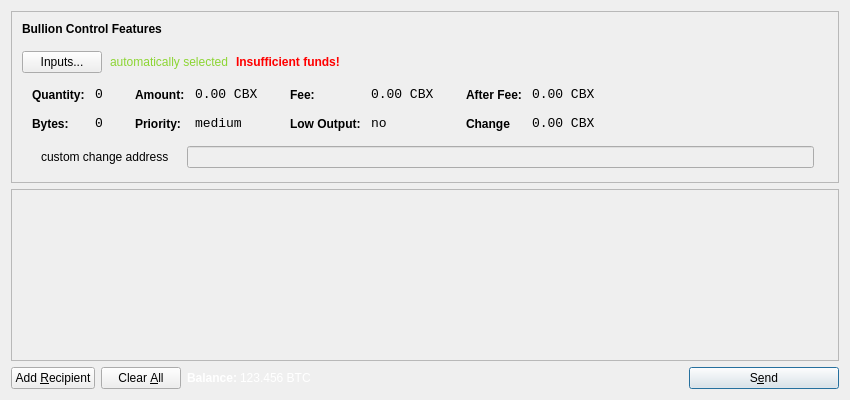
<?xml version="1.0" encoding="UTF-8"?>
<ui version="4.0">
 <class>SendCoinsDialog</class>
 <widget class="QDialog" name="SendCoinsDialog">
  <property name="geometry">
   <rect>
    <x>0</x>
    <y>0</y>
    <width>850</width>
    <height>400</height>
   </rect>
  </property>
  <property name="windowTitle">
   <string>Send Coins</string>
  </property>
  <layout class="QVBoxLayout" name="verticalLayout">
   <item>
    <widget class="QFrame" name="frameCoinControl">
     <property name="sizePolicy">
      <sizepolicy hsizetype="Expanding" vsizetype="Expanding">
       <horstretch>0</horstretch>
       <verstretch>0</verstretch>
      </sizepolicy>
     </property>
     <property name="maximumSize">
      <size>
       <width>16777215</width>
       <height>16777215</height>
      </size>
     </property>
     <property name="frameShape">
      <enum>QFrame::StyledPanel</enum>
     </property>
     <property name="frameShadow">
      <enum>QFrame::Sunken</enum>
     </property>
     <layout class="QVBoxLayout" name="verticalLayoutCoinControl2">
      <property name="spacing">
       <number>6</number>
      </property>
      <property name="leftMargin">
       <number>0</number>
      </property>
      <property name="topMargin">
       <number>0</number>
      </property>
      <property name="rightMargin">
       <number>0</number>
      </property>
      <property name="bottomMargin">
       <number>6</number>
      </property>
      <item>
       <layout class="QVBoxLayout" name="verticalLayoutCoinControl" stretch="0,0,0,0,1">
        <property name="spacing">
         <number>0</number>
        </property>
        <property name="leftMargin">
         <number>10</number>
        </property>
        <property name="topMargin">
         <number>10</number>
        </property>
        <item>
         <layout class="QHBoxLayout" name="horizontalLayoutCoinControl1">
          <property name="bottomMargin">
           <number>15</number>
          </property>
          <item>
           <widget class="QLabel" name="labelCoinControlFeatures">
            <property name="sizePolicy">
             <sizepolicy hsizetype="Preferred" vsizetype="Maximum">
              <horstretch>0</horstretch>
              <verstretch>0</verstretch>
             </sizepolicy>
            </property>
            <property name="font">
             <font>
              <weight>75</weight>
              <bold>true</bold>
             </font>
            </property>
            <property name="styleSheet">
             <string notr="true">font-weight:bold;</string>
            </property>
            <property name="text">
             <string>Bullion Control Features</string>
            </property>
           </widget>
          </item>
         </layout>
        </item>
        <item>
         <layout class="QHBoxLayout" name="horizontalLayoutCoinControl2" stretch="0,0,0,0">
          <property name="spacing">
           <number>8</number>
          </property>
          <property name="bottomMargin">
           <number>10</number>
          </property>
          <item>
           <widget class="QPushButton" name="pushButtonCoinControl">
            <property name="styleSheet">
             <string notr="true"/>
            </property>
            <property name="text">
             <string>Inputs...</string>
            </property>
            <property name="icon">
             <iconset resource="../cryptobullion.qrc">
              <normaloff>:/icons/inputs</normaloff>:/icons/inputs</iconset>
            </property>
           </widget>
          </item>
          <item>
           <widget class="QLabel" name="labelCoinControlAutomaticallySelected">
            <property name="styleSheet">
             <string notr="true">background: transparent;
color: #8CD533;</string>
            </property>
            <property name="text">
             <string>automatically selected</string>
            </property>
            <property name="margin">
             <number>5</number>
            </property>
           </widget>
          </item>
          <item>
           <widget class="QLabel" name="labelCoinControlInsuffFunds">
            <property name="font">
             <font>
              <weight>75</weight>
              <bold>true</bold>
             </font>
            </property>
            <property name="styleSheet">
             <string notr="true">color:red;font-weight:bold;
background: transparent;</string>
            </property>
            <property name="text">
             <string>Insufficient funds!</string>
            </property>
            <property name="margin">
             <number>5</number>
            </property>
           </widget>
          </item>
          <item>
           <spacer name="horizontalSpacerCoinControl">
            <property name="orientation">
             <enum>Qt::Horizontal</enum>
            </property>
            <property name="sizeHint" stdset="0">
             <size>
              <width>40</width>
              <height>1</height>
             </size>
            </property>
           </spacer>
          </item>
         </layout>
        </item>
        <item>
         <widget class="QWidget" name="widgetCoinControl" native="true">
          <property name="sizePolicy">
           <sizepolicy hsizetype="Preferred" vsizetype="Preferred">
            <horstretch>0</horstretch>
            <verstretch>0</verstretch>
           </sizepolicy>
          </property>
          <property name="minimumSize">
           <size>
            <width>0</width>
            <height>0</height>
           </size>
          </property>
          <property name="styleSheet">
           <string notr="true"/>
          </property>
          <layout class="QHBoxLayout" name="horizontalLayoutCoinControl5">
           <property name="leftMargin">
            <number>0</number>
           </property>
           <property name="topMargin">
            <number>0</number>
           </property>
           <property name="rightMargin">
            <number>0</number>
           </property>
           <property name="bottomMargin">
            <number>0</number>
           </property>
           <item>
            <layout class="QHBoxLayout" name="horizontalLayoutCoinControl3" stretch="0,0,0,1">
             <property name="spacing">
              <number>20</number>
             </property>
             <property name="topMargin">
              <number>0</number>
             </property>
             <property name="bottomMargin">
              <number>10</number>
             </property>
             <item>
              <layout class="QFormLayout" name="formLayoutCoinControl1">
               <property name="horizontalSpacing">
                <number>10</number>
               </property>
               <property name="verticalSpacing">
                <number>14</number>
               </property>
               <property name="leftMargin">
                <number>10</number>
               </property>
               <property name="topMargin">
                <number>4</number>
               </property>
               <property name="rightMargin">
                <number>6</number>
               </property>
               <item row="0" column="0">
                <widget class="QLabel" name="labelCoinControlQuantityText">
                 <property name="styleSheet">
                  <string notr="true">font-weight:bold;</string>
                 </property>
                 <property name="text">
                  <string>Quantity:</string>
                 </property>
                 <property name="margin">
                  <number>0</number>
                 </property>
                </widget>
               </item>
               <item row="0" column="1">
                <widget class="QLabel" name="labelCoinControlQuantity">
                 <property name="font">
                  <font>
                   <family>Monospace</family>
                   <pointsize>10</pointsize>
                  </font>
                 </property>
                 <property name="cursor">
                  <cursorShape>IBeamCursor</cursorShape>
                 </property>
                 <property name="contextMenuPolicy">
                  <enum>Qt::ActionsContextMenu</enum>
                 </property>
                 <property name="text">
                  <string>0</string>
                 </property>
                 <property name="margin">
                  <number>0</number>
                 </property>
                 <property name="textInteractionFlags">
                  <set>Qt::LinksAccessibleByMouse|Qt::TextSelectableByKeyboard|Qt::TextSelectableByMouse</set>
                 </property>
                </widget>
               </item>
               <item row="1" column="0">
                <widget class="QLabel" name="labelCoinControlBytesText">
                 <property name="styleSheet">
                  <string notr="true">font-weight:bold;</string>
                 </property>
                 <property name="text">
                  <string>Bytes:</string>
                 </property>
                </widget>
               </item>
               <item row="1" column="1">
                <widget class="QLabel" name="labelCoinControlBytes">
                 <property name="font">
                  <font>
                   <family>Monospace</family>
                   <pointsize>10</pointsize>
                  </font>
                 </property>
                 <property name="cursor">
                  <cursorShape>IBeamCursor</cursorShape>
                 </property>
                 <property name="contextMenuPolicy">
                  <enum>Qt::ActionsContextMenu</enum>
                 </property>
                 <property name="text">
                  <string>0</string>
                 </property>
                 <property name="textInteractionFlags">
                  <set>Qt::LinksAccessibleByMouse|Qt::TextSelectableByKeyboard|Qt::TextSelectableByMouse</set>
                 </property>
                </widget>
               </item>
              </layout>
             </item>
             <item>
              <layout class="QFormLayout" name="formLayoutCoinControl2">
               <property name="horizontalSpacing">
                <number>10</number>
               </property>
               <property name="verticalSpacing">
                <number>14</number>
               </property>
               <property name="leftMargin">
                <number>6</number>
               </property>
               <property name="topMargin">
                <number>4</number>
               </property>
               <property name="rightMargin">
                <number>6</number>
               </property>
               <item row="0" column="0">
                <widget class="QLabel" name="labelCoinControlAmountText">
                 <property name="styleSheet">
                  <string notr="true">font-weight:bold;</string>
                 </property>
                 <property name="text">
                  <string>Amount:</string>
                 </property>
                 <property name="margin">
                  <number>0</number>
                 </property>
                </widget>
               </item>
               <item row="0" column="1">
                <widget class="QLabel" name="labelCoinControlAmount">
                 <property name="font">
                  <font>
                   <family>Monospace</family>
                   <pointsize>10</pointsize>
                  </font>
                 </property>
                 <property name="cursor">
                  <cursorShape>IBeamCursor</cursorShape>
                 </property>
                 <property name="contextMenuPolicy">
                  <enum>Qt::ActionsContextMenu</enum>
                 </property>
                 <property name="text">
                  <string>0.00 CBX</string>
                 </property>
                 <property name="textInteractionFlags">
                  <set>Qt::LinksAccessibleByMouse|Qt::TextSelectableByKeyboard|Qt::TextSelectableByMouse</set>
                 </property>
                </widget>
               </item>
               <item row="1" column="0">
                <widget class="QLabel" name="labelCoinControlPriorityText">
                 <property name="styleSheet">
                  <string notr="true">font-weight:bold;</string>
                 </property>
                 <property name="text">
                  <string>Priority:</string>
                 </property>
                </widget>
               </item>
               <item row="1" column="1">
                <widget class="QLabel" name="labelCoinControlPriority">
                 <property name="font">
                  <font>
                   <family>Monospace</family>
                   <pointsize>10</pointsize>
                  </font>
                 </property>
                 <property name="cursor">
                  <cursorShape>IBeamCursor</cursorShape>
                 </property>
                 <property name="contextMenuPolicy">
                  <enum>Qt::ActionsContextMenu</enum>
                 </property>
                 <property name="text">
                  <string>medium</string>
                 </property>
                 <property name="textInteractionFlags">
                  <set>Qt::LinksAccessibleByMouse|Qt::TextSelectableByKeyboard|Qt::TextSelectableByMouse</set>
                 </property>
                </widget>
               </item>
              </layout>
             </item>
             <item>
              <layout class="QFormLayout" name="formLayoutCoinControl3">
               <property name="horizontalSpacing">
                <number>10</number>
               </property>
               <property name="verticalSpacing">
                <number>14</number>
               </property>
               <property name="leftMargin">
                <number>6</number>
               </property>
               <property name="topMargin">
                <number>4</number>
               </property>
               <property name="rightMargin">
                <number>6</number>
               </property>
               <item row="0" column="0">
                <widget class="QLabel" name="labelCoinControlFeeText">
                 <property name="styleSheet">
                  <string notr="true">font-weight:bold;</string>
                 </property>
                 <property name="text">
                  <string>Fee:</string>
                 </property>
                 <property name="margin">
                  <number>0</number>
                 </property>
                </widget>
               </item>
               <item row="0" column="1">
                <widget class="QLabel" name="labelCoinControlFee">
                 <property name="font">
                  <font>
                   <family>Monospace</family>
                   <pointsize>10</pointsize>
                  </font>
                 </property>
                 <property name="cursor">
                  <cursorShape>IBeamCursor</cursorShape>
                 </property>
                 <property name="contextMenuPolicy">
                  <enum>Qt::ActionsContextMenu</enum>
                 </property>
                 <property name="text">
                  <string>0.00 CBX</string>
                 </property>
                 <property name="textInteractionFlags">
                  <set>Qt::LinksAccessibleByMouse|Qt::TextSelectableByKeyboard|Qt::TextSelectableByMouse</set>
                 </property>
                </widget>
               </item>
               <item row="1" column="0">
                <widget class="QLabel" name="labelCoinControlLowOutputText">
                 <property name="styleSheet">
                  <string notr="true">font-weight:bold;</string>
                 </property>
                 <property name="text">
                  <string>Low Output:</string>
                 </property>
                </widget>
               </item>
               <item row="1" column="1">
                <widget class="QLabel" name="labelCoinControlLowOutput">
                 <property name="font">
                  <font>
                   <family>Monospace</family>
                   <pointsize>10</pointsize>
                  </font>
                 </property>
                 <property name="cursor">
                  <cursorShape>IBeamCursor</cursorShape>
                 </property>
                 <property name="contextMenuPolicy">
                  <enum>Qt::ActionsContextMenu</enum>
                 </property>
                 <property name="text">
                  <string>no</string>
                 </property>
                 <property name="textInteractionFlags">
                  <set>Qt::LinksAccessibleByMouse|Qt::TextSelectableByKeyboard|Qt::TextSelectableByMouse</set>
                 </property>
                </widget>
               </item>
              </layout>
             </item>
             <item>
              <layout class="QFormLayout" name="formLayoutCoinControl4">
               <property name="horizontalSpacing">
                <number>10</number>
               </property>
               <property name="verticalSpacing">
                <number>14</number>
               </property>
               <property name="leftMargin">
                <number>6</number>
               </property>
               <property name="topMargin">
                <number>4</number>
               </property>
               <property name="rightMargin">
                <number>6</number>
               </property>
               <item row="0" column="0">
                <widget class="QLabel" name="labelCoinControlAfterFeeText">
                 <property name="styleSheet">
                  <string notr="true">font-weight:bold;</string>
                 </property>
                 <property name="text">
                  <string>After Fee:</string>
                 </property>
                 <property name="margin">
                  <number>0</number>
                 </property>
                </widget>
               </item>
               <item row="0" column="1">
                <widget class="QLabel" name="labelCoinControlAfterFee">
                 <property name="font">
                  <font>
                   <family>Monospace</family>
                   <pointsize>10</pointsize>
                  </font>
                 </property>
                 <property name="cursor">
                  <cursorShape>IBeamCursor</cursorShape>
                 </property>
                 <property name="contextMenuPolicy">
                  <enum>Qt::ActionsContextMenu</enum>
                 </property>
                 <property name="text">
                  <string>0.00 CBX</string>
                 </property>
                 <property name="textInteractionFlags">
                  <set>Qt::LinksAccessibleByMouse|Qt::TextSelectableByKeyboard|Qt::TextSelectableByMouse</set>
                 </property>
                </widget>
               </item>
               <item row="1" column="0">
                <widget class="QLabel" name="labelCoinControlChangeText">
                 <property name="styleSheet">
                  <string notr="true">font-weight:bold;</string>
                 </property>
                 <property name="text">
                  <string>Change</string>
                 </property>
                </widget>
               </item>
               <item row="1" column="1">
                <widget class="QLabel" name="labelCoinControlChange">
                 <property name="font">
                  <font>
                   <family>Monospace</family>
                   <pointsize>10</pointsize>
                  </font>
                 </property>
                 <property name="cursor">
                  <cursorShape>IBeamCursor</cursorShape>
                 </property>
                 <property name="contextMenuPolicy">
                  <enum>Qt::ActionsContextMenu</enum>
                 </property>
                 <property name="text">
                  <string>0.00 CBX</string>
                 </property>
                 <property name="textInteractionFlags">
                  <set>Qt::LinksAccessibleByMouse|Qt::TextSelectableByKeyboard|Qt::TextSelectableByMouse</set>
                 </property>
                </widget>
               </item>
              </layout>
             </item>
            </layout>
           </item>
          </layout>
         </widget>
        </item>
        <item>
         <layout class="QHBoxLayout" name="horizontalLayoutCoinControl4" stretch="0,0,0">
          <property name="spacing">
           <number>12</number>
          </property>
          <property name="sizeConstraint">
           <enum>QLayout::SetDefaultConstraint</enum>
          </property>
          <property name="topMargin">
           <number>5</number>
          </property>
          <property name="rightMargin">
           <number>5</number>
          </property>
          <item>
           <widget class="QCheckBox" name="checkBoxCoinControlChange">
            <property name="styleSheet">
             <string notr="true">background: transparent;</string>
            </property>
            <property name="text">
             <string>custom change address</string>
            </property>
           </widget>
          </item>
          <item>
           <widget class="QLineEdit" name="lineEditCoinControlChange">
            <property name="enabled">
             <bool>false</bool>
            </property>
            <property name="sizePolicy">
             <sizepolicy hsizetype="Expanding" vsizetype="Fixed">
              <horstretch>0</horstretch>
              <verstretch>0</verstretch>
             </sizepolicy>
            </property>
            <property name="styleSheet">
             <string notr="true">color: #F0C000;</string>
            </property>
           </widget>
          </item>
          <item>
           <widget class="QLabel" name="labelCoinControlChangeLabel">
            <property name="sizePolicy">
             <sizepolicy hsizetype="Preferred" vsizetype="Expanding">
              <horstretch>0</horstretch>
              <verstretch>0</verstretch>
             </sizepolicy>
            </property>
            <property name="minimumSize">
             <size>
              <width>0</width>
              <height>0</height>
             </size>
            </property>
            <property name="styleSheet">
             <string notr="true">background: transparent;</string>
            </property>
            <property name="text">
             <string/>
            </property>
            <property name="margin">
             <number>3</number>
            </property>
           </widget>
          </item>
         </layout>
        </item>
        <item>
         <spacer name="verticalSpacerCoinControl">
          <property name="orientation">
           <enum>Qt::Vertical</enum>
          </property>
          <property name="sizeHint" stdset="0">
           <size>
            <width>800</width>
            <height>1</height>
           </size>
          </property>
         </spacer>
        </item>
       </layout>
      </item>
     </layout>
    </widget>
   </item>
   <item>
    <widget class="QScrollArea" name="scrollArea">
     <property name="widgetResizable">
      <bool>true</bool>
     </property>
     <widget class="QWidget" name="scrollAreaWidgetContents">
      <property name="geometry">
       <rect>
        <x>0</x>
        <y>0</y>
        <width>830</width>
        <height>170</height>
       </rect>
      </property>
      <layout class="QVBoxLayout" name="verticalLayout_2">
       <property name="leftMargin">
        <number>0</number>
       </property>
       <property name="topMargin">
        <number>0</number>
       </property>
       <property name="rightMargin">
        <number>0</number>
       </property>
       <property name="bottomMargin">
        <number>0</number>
       </property>
       <item>
        <layout class="QVBoxLayout" name="entries">
         <property name="spacing">
          <number>6</number>
         </property>
        </layout>
       </item>
       <item>
        <spacer name="verticalSpacer">
         <property name="orientation">
          <enum>Qt::Vertical</enum>
         </property>
         <property name="sizeHint" stdset="0">
          <size>
           <width>20</width>
           <height>40</height>
          </size>
         </property>
        </spacer>
       </item>
      </layout>
     </widget>
    </widget>
   </item>
   <item>
    <layout class="QHBoxLayout" name="horizontalLayout">
     <item>
      <widget class="QPushButton" name="addButton">
       <property name="toolTip">
        <string>Send to multiple recipients at once</string>
       </property>
       <property name="styleSheet">
        <string notr="true"/>
       </property>
       <property name="text">
        <string>Add &amp;Recipient</string>
       </property>
       <property name="icon">
        <iconset resource="../cryptobullion.qrc">
         <normaloff>:/icons/add</normaloff>:/icons/add</iconset>
       </property>
       <property name="autoDefault">
        <bool>false</bool>
       </property>
      </widget>
     </item>
     <item>
      <widget class="QPushButton" name="clearButton">
       <property name="sizePolicy">
        <sizepolicy hsizetype="Minimum" vsizetype="Fixed">
         <horstretch>0</horstretch>
         <verstretch>0</verstretch>
        </sizepolicy>
       </property>
       <property name="toolTip">
        <string>Remove all transaction fields</string>
       </property>
       <property name="text">
        <string>Clear &amp;All</string>
       </property>
       <property name="icon">
        <iconset resource="../cryptobullion.qrc">
         <normaloff>:/icons/remove</normaloff>:/icons/remove</iconset>
       </property>
       <property name="autoRepeatDelay">
        <number>300</number>
       </property>
       <property name="autoDefault">
        <bool>false</bool>
       </property>
      </widget>
     </item>
     <item>
      <layout class="QHBoxLayout" name="horizontalLayout_2">
       <property name="spacing">
        <number>3</number>
       </property>
       <item>
        <widget class="QLabel" name="label">
         <property name="font">
          <font>
           <weight>75</weight>
           <bold>true</bold>
          </font>
         </property>
         <property name="styleSheet">
          <string notr="true">background: transparent;color: #ffffff;</string>
         </property>
         <property name="text">
          <string>Balance:</string>
         </property>
        </widget>
       </item>
       <item>
        <widget class="QLabel" name="labelBalance">
         <property name="cursor">
          <cursorShape>IBeamCursor</cursorShape>
         </property>
         <property name="styleSheet">
          <string notr="true">background: transparent;color: #ffffff;</string>
         </property>
         <property name="text">
          <string>123.456 BTC</string>
         </property>
         <property name="textInteractionFlags">
          <set>Qt::LinksAccessibleByMouse|Qt::TextSelectableByKeyboard|Qt::TextSelectableByMouse</set>
         </property>
        </widget>
       </item>
      </layout>
     </item>
     <item>
      <spacer name="horizontalSpacer">
       <property name="orientation">
        <enum>Qt::Horizontal</enum>
       </property>
       <property name="sizeHint" stdset="0">
        <size>
         <width>40</width>
         <height>20</height>
        </size>
       </property>
      </spacer>
     </item>
     <item>
      <widget class="QPushButton" name="sendButton">
       <property name="minimumSize">
        <size>
         <width>150</width>
         <height>0</height>
        </size>
       </property>
       <property name="toolTip">
        <string>Confirm the send action</string>
       </property>
       <property name="text">
        <string>S&amp;end</string>
       </property>
       <property name="icon">
        <iconset resource="../cryptobullion.qrc">
         <normaloff>:/icons/send</normaloff>:/icons/send</iconset>
       </property>
       <property name="default">
        <bool>true</bool>
       </property>
      </widget>
     </item>
    </layout>
   </item>
  </layout>
 </widget>
 <resources>
  <include location="../cryptobullion.qrc"/>
 </resources>
 <connections/>
</ui>
